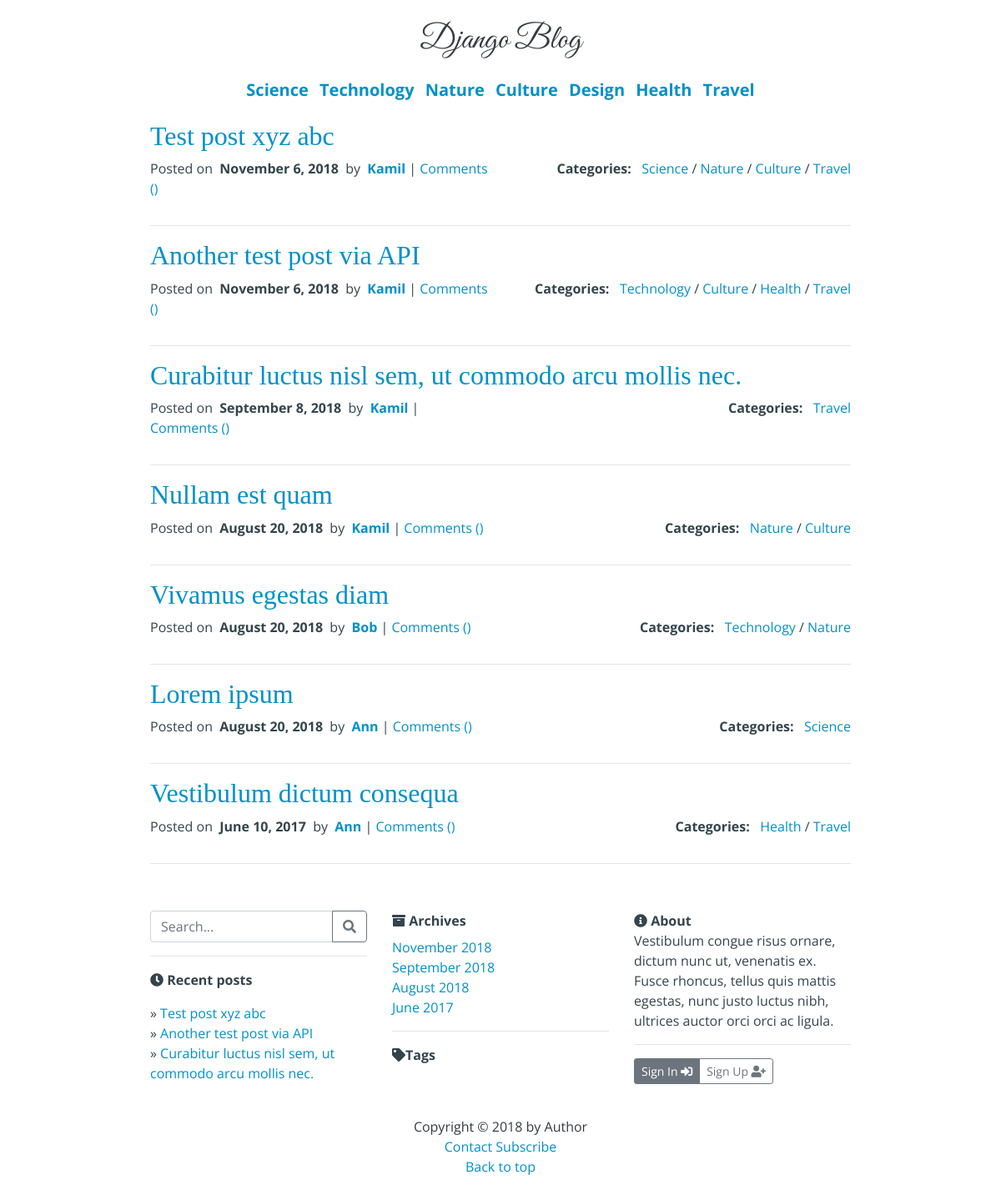
Before: / with the older database file.
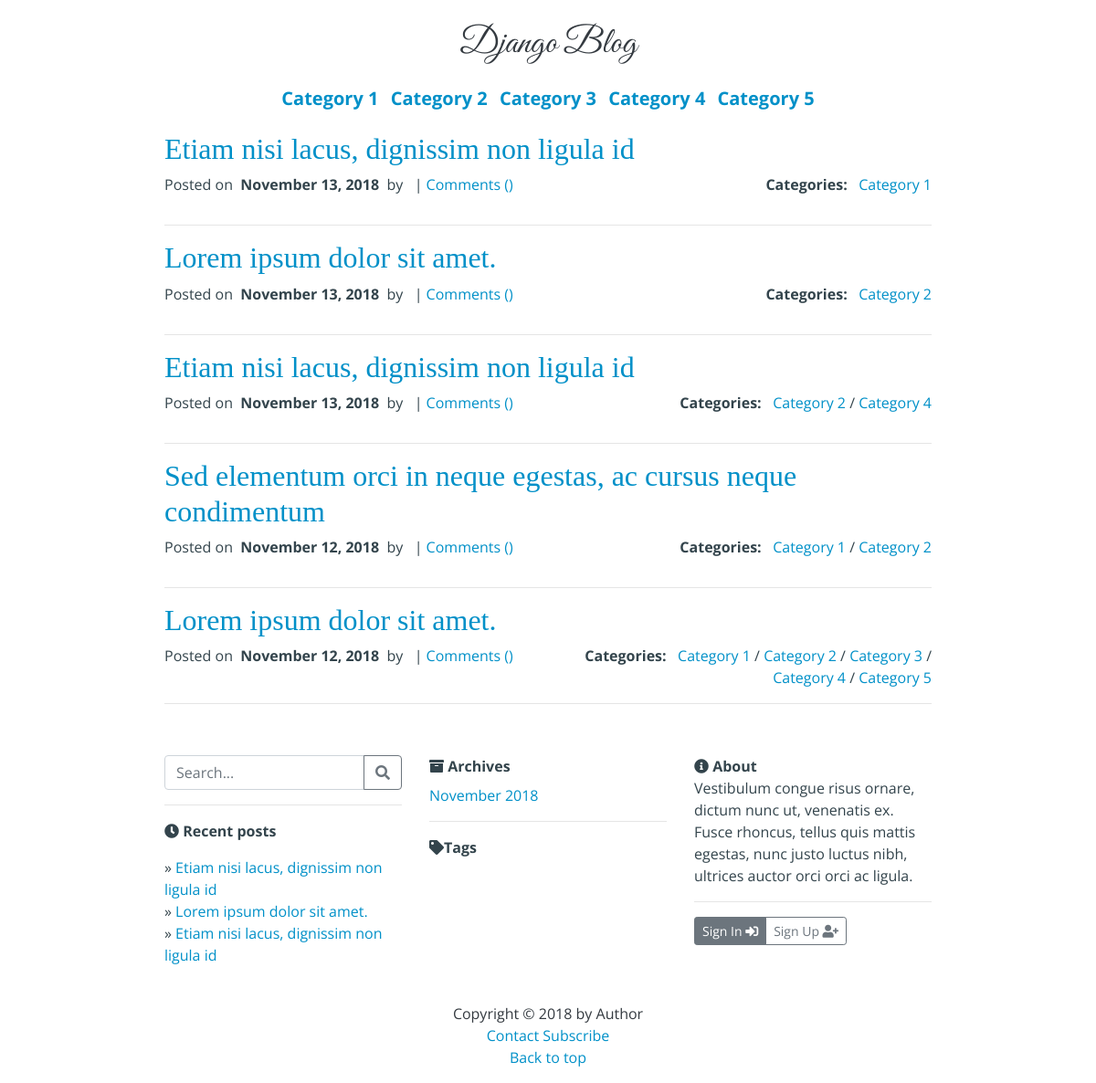
After: the same page with the newer database file.
### blog/models.py (models this page shows, shortened)
class Category(models.Model):
    name = models.CharField(max_length=100, unique=True)
    class Meta:
        verbose_name_plural = 'Categories'

class Post(models.Model):
    STATUS = (
        ('DRAFT', 'Draft'),
        ('PUBLISHED', 'Published'),
    )
    category = models.ManyToManyField(Category, blank=False)
    author = models.ForeignKey(
        User,
        on_delete=models.CASCADE,
        related_name='posts')
    picture = models.ImageField(upload_to='media', default='media/None/no-img.jpg')
    title = models.CharField(max_length=300)
    slug = models.SlugField(
        max_length=300,
        unique_for_date='published_date')
    content = MarkdownxField() # markdownx
    published_date = models.DateTimeField(auto_now=True)
    allow_comments = models.BooleanField(default=True)
    status = models.CharField(default='DRAFT', choices=STATUS, max_length=10)
    tags = TaggableManager(blank=True)
    class Meta:
        ordering = ('-published_date', )
    def __str__(self):
        return self.title

### blog/views.py (the view)
# urls.py: path('', ListPosts.as_view(), name='index'),
class ListPosts(CategoryDatesMixin, ListView):
    model = Post
    template_name = 'blog/index.html'
    context_object_name = 'posts'
    ordering = ('-published_date',)
    paginate_by = 10

### blog/templatetags/blog_filters.py (called while the page is built)
@register.filter
def month_name(month_number):
    return calendar.month_name[month_number]

### blog/views.py (called while the page is built)
    def get_context_data(self, **kwargs):
        context = super().get_context_data(**kwargs)
        context['categories'] = Category.objects.all()
        context['dates'] = Post.objects.filter(
            status='PUBLISHED').datetimes(field_name='published_date',
                                          kind='month',
                                          order='DESC')
        context['recent_posts'] = Post.objects.filter(
                                        status='PUBLISHED') \
                                    .order_by('-published_date')[:3]
        return context

### blog/templates/blog/index.html (shortened to what this page needs)
{% extends 'base.html' %}
{% block content %}
{% for post in posts %}
    {% if post.status != 'DRAFT' %}
        <div class="post">
            <p class="blog-post-title h2"><a href="{% url 'blog:details_post' slug=post.slug %}">{{ post.title }}</a></p>
            <div class="row">
                <div class="col-md-6">
                    <p>
                        Posted on &nbsp;<b>{{ post.published_date|date:"F j, Y" }}</b>&nbsp; by &nbsp;<b><a href="{% url 'blog:author' author=post.author.first_name %}">{{ post.author.first_name }}</a></b>
                        |
                        <a href="{% url 'blog:details_post' slug=post.slug %}">Comments (<span class="fb-comments-count" data-href="{{ request.build_absolute_uri }}/{{ post.slug }}/"></span>)</a>
                    </p>
                </div>
                <div class="col-md-6 text-right">
                    <b>Categories:</b> &nbsp;
                    {% for category in post.category.all %}
                        {% if not forloop.first %}/ {% endif %}
                        <a href="{% url 'blog:category' name=category.name %}">{{ category.name }}</a>
                    {% endfor %}
                </div>
            </div>
        </div>
        <hr>
    {% endif %}
{% empty %}
    <p>No posts.</p>
{% endfor %}
{% endblock %}

### blog/templates/base.html (shortened to what the changed rows need)
{% load static %}
{% load taggit_templatetags2_tags %}
{% load blog_filters %}
<!DOCTYPE html>
<html lang="en">
<head>
    <link rel="stylesheet" href="{% static 'css/bootstrap.min.css' %}">
    <link rel="stylesheet" href="{% static 'css/all.css' %}">
    <link rel="stylesheet" href="{% static 'css/blog.css' %}">
</head>
<body>
    <div class="container w-75">
        {% block nav-content %}
        {% if categories %}
        <div class="container my-4">
            <ul class="list-unstyled list-inline text-center h5 font-weight-bold">
            {% for category in categories %}
                <li class="list-inline-item">
                    <a href="{% url 'blog:category' name=category.name %}">{{ category.name }}</a>
                </li>
            {% endfor %}
            </ul>
        </div>
        {% endif %}
        {% endblock %}
        <main class="container">
            {% block content %} {% endblock %}
        </main>
        <footer class="py-3">
            <div class="container">
                {% block footer-content %}
                <div class="row py-4">
                    <div class="col-md-4">
                        <p>
                            <ul class="list-unstyled mt-2">
                                {% for post in recent_posts %}
                                    <li>
                                        &raquo;&nbsp;<a href="{% url 'blog:details_post' slug=post.slug %}">{{ post }}</a>
                                    </li>
                                {% empty %}
                                    <p>No posts.</p>
                                {% endfor %}
                            </ul>
                        </p>
                    </div>
                    <div class="col-md-4">
                        <ul class="list-unstyled mt-2">
                            {% for date in dates %}
                                <li>
                                    <a href="{% url 'blog:ym_archive' year=date.year month=date.month %}">{{ date.month|month_name }} {{ date.year }}</a>
                                </li>
                            {% endfor %}
                        </ul>
                            {% get_tagcloud as tags %}
                    </div>
                </div>
                {% endblock %}
            </div>
        </footer>
    </div>
</body>
</html>

Changed rows visible on the page:
removed Category: name "Health"
removed Category: name "Travel"
removed Post: title "Test post xyz abc", published_date "November 6, 2018", author.first_name "Kamil", Category (name "Science"), Category (name "Nature"), Category (name "Culture")
removed Post: title "Another test post via API", published_date "November 6, 2018", author.first_name "Kamil", Category (name "Technology"), Category (name "Culture")
removed Post: title "Curabitur luctus nisl sem, ut commodo arcu mollis nec.", published_date "September 8, 2018", author.first_name "Kamil"
removed Post: title "Nullam est quam", published_date "August 20, 2018", author.first_name "Kamil", Category (name "Nature"), Category (name "Culture")
removed Post: title "Vestibulum dictum consequa", published_date "June 10, 2017", author.first_name "Ann"
changed Category: name "Science" → "Category 1"
changed Category: name "Technology" → "Category 2"
changed Category: name "Nature" → "Category 3"
changed Category: name "Culture" → "Category 4"
changed Category: name "Design" → "Category 5"
now on one of the page's lists (row edited): Post: title "Etiam nisi lacus, dignissim non ligula id"
changed Post (number 1 of 5 on the later page): title "Vivamus egestas diam" → "Etiam nisi lacus, dignissim non ligula id"; published_date "August 20, 2018" → "November 13, 2018"; gains Category (name "Category 1"); author_id 14 → 2 (drawn); author.first_name "Bob" → (not shown); loses Category (name "Technology"); loses Category (name "Nature")
now on one of the page's lists (row edited): Post: title "Lorem ipsum dolor sit amet."
changed Post (number 2 of 5 on the later page): title "Lorem ipsum" → "Lorem ipsum dolor sit amet."; published_date "August 20, 2018" → "November 13, 2018"; gains Category (name "Category 2"); author_id 13 → 1 (drawn); author.first_name "Ann" → (not shown); loses Category (name "Science")
added Post: title "Etiam nisi lacus, dignissim non ligula id", published_date "November 13, 2018", Category (name "Category 2"), Category (name "Category 4")
added Post: title "Sed elementum orci in neque egestas, ac cursus neque condimentum", published_date "November 12, 2018", Category (name "Category 1"), Category (name "Category 2")
added Post: title "Lorem ipsum dolor sit amet.", published_date "November 12, 2018", Category (name "Category 1"), Category (name "Category 2"), Category (name "Category 3"), Category (name "Category 4"), Category (name "Category 5")
Other visible differences:
list line gone: "September 2018"
list line gone: "August 2018"
list line gone: "June 2017"
